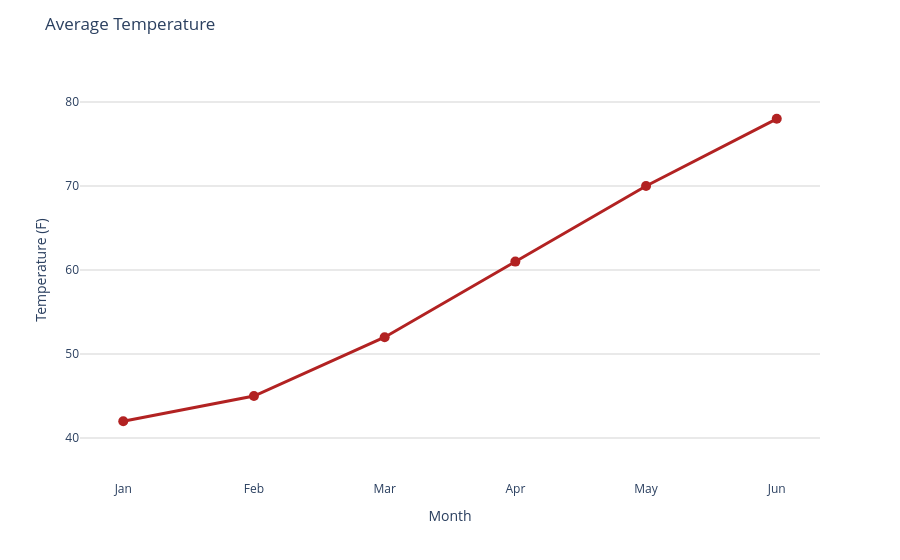

The notebook cell this image was saved under:
### Markdown cell above
Axis settings can be changed inside `fig.update_layout()` or with the convenience methods `fig.update_xaxes()` and `fig.update_yaxes()`.

| Element | Method |
| --- | --- |
| Axis title | `fig.update_layout(xaxis_title=..., yaxis_title=...)` |
| Axis range | `fig.update_xaxes(range=[...])`, `fig.update_yaxes(range=[...])` |
| Tick values | `fig.update_xaxes(tickvals=[...])` |
| Tick labels | `fig.update_xaxes(ticktext=[...])` |
| Grid lines | `fig.update_xaxes(showgrid=True)`, `fig.update_yaxes(showgrid=True)` |

### Code cell
df = pd.DataFrame({
    "month": ["Jan", "Feb", "Mar", "Apr", "May", "Jun"],
    "temperature": [42, 45, 52, 61, 70, 78]
})

fig = px.line(df, x="month", y="temperature", markers=True)

fig.update_traces(
    line=dict(color="firebrick", width=3),
    marker=dict(size=10)
)

fig.update_layout(
    title="Average Temperature",
    xaxis_title="Month",
    yaxis_title="Temperature (F)",
    template="plotly_white"
)

fig.update_yaxes(range=[35, 85], dtick=10, showgrid=True, gridcolor="lightgray")
fig.update_xaxes(showgrid=False)

fig.show()

### Figure 1 — Plotly figure (JSON) as saved in the notebook; plotly's stock layout.template omitted (floating-point values rounded to 4 significant figures)
{"data": [{"hovertemplate": "month=%{x}<br>temperature=%{y}<extra></extra>", "legendgroup": "", "line": {"color": "firebrick", "dash": "solid", "width": 3}, "marker": {"size": 10, "symbol": "circle"}, "mode": "lines+markers", "name": "", "orientation": "v", "showlegend": false, "type": "scatter", "x": ["Jan", "Feb", "Mar", "Apr", "May", "Jun"], "xaxis": "x", "y": [42, 45, 52, 61, 70, 78], "yaxis": "y"}], "layout": {"legend": {"tracegroupgap": 0}, "margin": {"t": 60}, "title": {"text": "Average Temperature"}, "xaxis": {"anchor": "y", "domain": [0, 1], "showgrid": false, "title": {"text": "Month"}}, "yaxis": {"anchor": "x", "domain": [0, 1], "dtick": 10, "gridcolor": "lightgray", "range": [35, 85], "showgrid": true, "title": {"text": "Temperature (F)"}}}}
